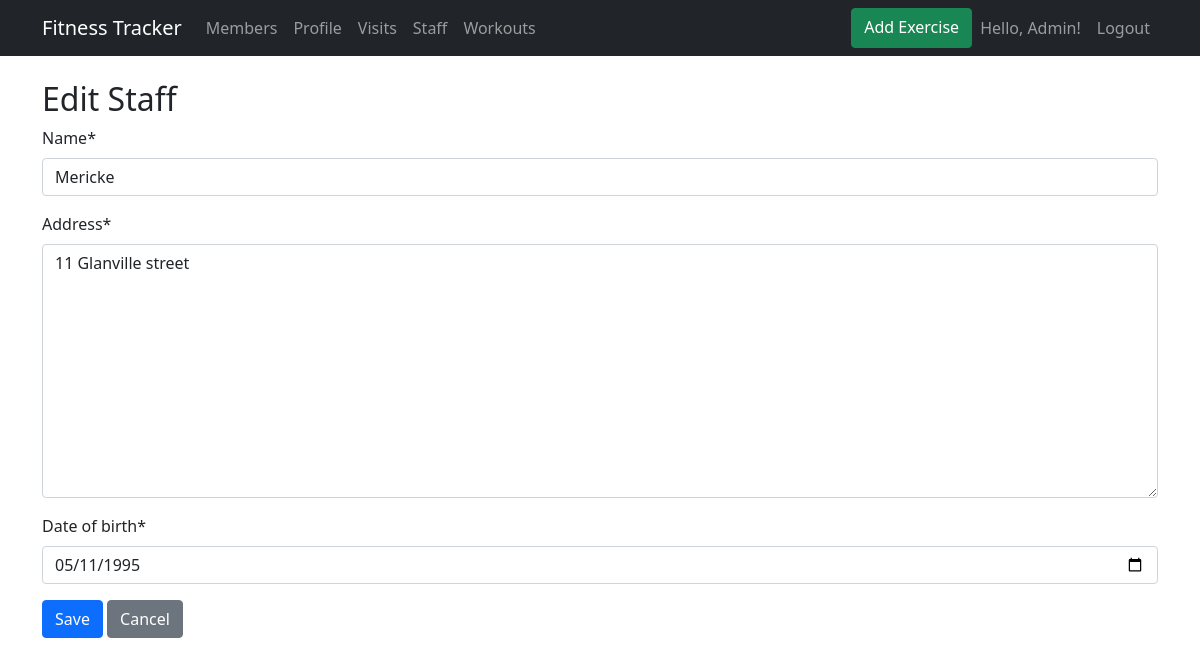
The app's page /staff/1/edit/ (signed in) with its own data.
### accounts/models.py (models this page shows)
class CustomUser(AbstractUser):
    ROLES = (
        ('ADMIN', 'Admin'),
        ('STAFF', 'Staff'),
        ('VISITOR', 'Visitor'),
    )
    role = models.CharField(max_length=10, choices=ROLES, default='VISITOR')

### staff/models.py (models this page shows, shortened)
class Staff(models.Model):
    name = models.CharField(max_length=100)
    address = models.TextField()
    date_of_birth = models.DateField()
    created_at = models.DateTimeField(auto_now_add=True)
    updated_at = models.DateTimeField(auto_now=True)

### staff/views.py (the view)
# urls.py: path('<int:pk>/edit/', views.staff_update, name='staff_update'),
@login_required
@user_passes_test(lambda u: u.role == 'ADMIN')
def staff_update(request, pk):
    staff = get_object_or_404(Staff, pk=pk)
    if request.method == 'POST':
        form = StaffForm(request.POST, instance=staff)
        if form.is_valid():
            form.save()
            return redirect('staff_list')
    else:
        form = StaffForm(instance=staff)
    return render(request, 'staff/staff_form.html', {'form': form})

### staff/forms.py
class StaffForm(forms.ModelForm):
    class Meta:
        model = Staff
        fields = ['name', 'address', 'date_of_birth']
        widgets = {
            'date_of_birth': forms.DateInput(attrs={'type': 'date'}),
        }

### staff/templates/staff/staff_form.html (shortened to what this page needs)
{% extends 'base.html' %}
{% load crispy_forms_tags %}
{% block content %}
<h2>{% if form.instance.pk %}Edit{% else %}Add{% endif %} Staff</h2>
<form method="post">
    {{ form|crispy }}
    <button type="submit" class="btn btn-primary">Save</button>
    <a href="{% url 'staff_list' %}" class="btn btn-secondary">Cancel</a>
</form>
{% endblock %}

### templates/base.html (shortened to what this page needs)
{% load static %}
<!DOCTYPE html>
<html>
<head>
    <link href="https://cdn.jsdelivr.net/npm/bootstrap@5.1.3/dist/css/bootstrap.min.css" rel="stylesheet">
</head>
<body>
    <nav class="navbar navbar-expand-lg navbar-dark bg-dark">
        <div class="container">
            <a class="navbar-brand" href="{% url 'home' %}">Fitness Tracker</a>
            <div class="collapse navbar-collapse">
                <ul class="navbar-nav me-auto">
                    {% if user.is_authenticated and user.role == 'ADMIN' %}
                        <li class="nav-item">
                            <a class="nav-link" href="{% url 'member_list' %}">Members</a>
                        </li>
                    {% endif %}
                    {% if user.is_authenticated %}
                        <li class="nav-item">
                            <a class="nav-link" href="{% url 'profile' %}">Profile</a>
                        </li>
                        {% if user.role == 'ADMIN' %}
                        <li class="nav-item">
                            <a class="nav-link" href="{% url 'visit_list' %}">Visits</a>
                        </li>
                            <li class="nav-item">
                                <a class="nav-link" href="{% url 'staff_list' %}">Staff</a>
                            </li>
                        {% endif %}
                        <li class="nav-item">
                            <a class="nav-link" href="{% url 'workout_list' %}">Workouts</a>
                        </li>
                    {% endif %}
                </ul>
                <ul class="navbar-nav">
                    <a href="{% url 'exercise_create' %}" class="btn btn-success">
                         Add Exercise
                    </a>
                    {% if user.is_authenticated %}
                        <li class="nav-item">
                            <span class="nav-link">Hello, {{ user.username }}!</span>
                        </li>
                        <li class="nav-item">
                            <a class="nav-link" href="{% url 'logout' %}">Logout</a>
                        </li>
                    {% endif %}
                </ul>
            </div>
        </div>
    </nav>
    <div class="container mt-4">
        {% block content %}{% endblock %}
    </div>
</body>
</html>

### records on screen
CustomUser: username "Admin"
Staff: name "Mericke", address "11 Glanville street", date_of_birth "05/11/1995"
